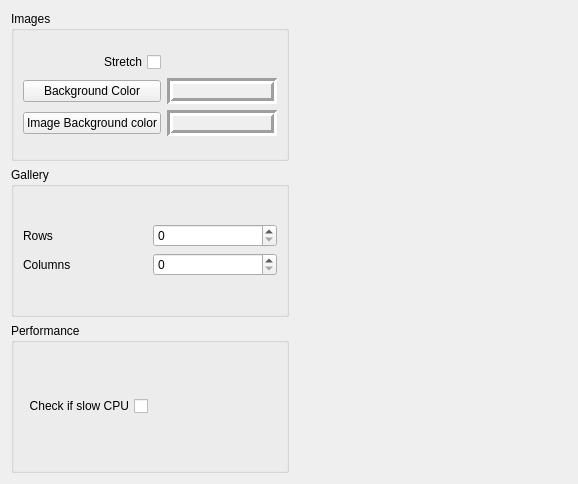
<?xml version="1.0" encoding="UTF-8"?>
<ui version="4.0">
 <class>guiConfig</class>
 <widget class="QWidget" name="guiConfig">
  <property name="geometry">
   <rect>
    <x>0</x>
    <y>0</y>
    <width>578</width>
    <height>484</height>
   </rect>
  </property>
  <property name="windowTitle">
   <string>Form</string>
  </property>
  <layout class="QVBoxLayout" name="verticalLayout_5">
   <item>
    <layout class="QHBoxLayout" name="horizontalLayout_2">
     <item>
      <layout class="QVBoxLayout" name="verticalLayout_3">
       <item>
        <widget class="QGroupBox" name="groupBox_2">
         <property name="title">
          <string>Images</string>
         </property>
         <layout class="QVBoxLayout" name="verticalLayout_2">
          <item>
           <layout class="QGridLayout" name="gridLayout_2">
            <item row="1" column="0">
             <widget class="QPushButton" name="backgroundColorPushButton">
              <property name="text">
               <string>Background Color</string>
              </property>
             </widget>
            </item>
            <item row="0" column="0">
             <widget class="QCheckBox" name="stretchCheckBox">
              <property name="layoutDirection">
               <enum>Qt::RightToLeft</enum>
              </property>
              <property name="text">
               <string>Stretch</string>
              </property>
             </widget>
            </item>
            <item row="2" column="0">
             <widget class="QPushButton" name="imageBackgroundColorPushButton">
              <property name="text">
               <string>Image Background color</string>
              </property>
             </widget>
            </item>
            <item row="1" column="1">
             <widget class="QLabel" name="backGroundColorLabel">
              <property name="minimumSize">
               <size>
                <width>60</width>
                <height>0</height>
               </size>
              </property>
              <property name="autoFillBackground">
               <bool>true</bool>
              </property>
              <property name="frameShape">
               <enum>QFrame::Box</enum>
              </property>
              <property name="frameShadow">
               <enum>QFrame::Sunken</enum>
              </property>
              <property name="lineWidth">
               <number>3</number>
              </property>
              <property name="text">
               <string/>
              </property>
             </widget>
            </item>
            <item row="2" column="1">
             <widget class="QLabel" name="imageBackGroundColorLabel">
              <property name="minimumSize">
               <size>
                <width>60</width>
                <height>0</height>
               </size>
              </property>
              <property name="autoFillBackground">
               <bool>true</bool>
              </property>
              <property name="frameShape">
               <enum>QFrame::Box</enum>
              </property>
              <property name="frameShadow">
               <enum>QFrame::Sunken</enum>
              </property>
              <property name="lineWidth">
               <number>3</number>
              </property>
              <property name="text">
               <string/>
              </property>
             </widget>
            </item>
           </layout>
          </item>
         </layout>
        </widget>
       </item>
       <item>
        <widget class="QGroupBox" name="groupBox">
         <property name="title">
          <string>Gallery</string>
         </property>
         <layout class="QVBoxLayout" name="verticalLayout">
          <item>
           <layout class="QGridLayout" name="gridLayout">
            <item row="0" column="0">
             <widget class="QLabel" name="label">
              <property name="text">
               <string>Rows</string>
              </property>
             </widget>
            </item>
            <item row="1" column="1">
             <widget class="QSpinBox" name="columnsSpinBox"/>
            </item>
            <item row="0" column="1">
             <widget class="QSpinBox" name="rowsSpinBox"/>
            </item>
            <item row="1" column="0">
             <widget class="QLabel" name="label_2">
              <property name="text">
               <string>Columns</string>
              </property>
             </widget>
            </item>
           </layout>
          </item>
         </layout>
        </widget>
       </item>
       <item>
        <widget class="QGroupBox" name="groupBox_3">
         <property name="title">
          <string>Performance</string>
         </property>
         <layout class="QVBoxLayout" name="verticalLayout_4">
          <item>
           <layout class="QHBoxLayout" name="horizontalLayout">
            <item>
             <widget class="QCheckBox" name="slowCPUCheckBox">
              <property name="layoutDirection">
               <enum>Qt::RightToLeft</enum>
              </property>
              <property name="text">
               <string>Check if slow CPU</string>
              </property>
             </widget>
            </item>
            <item>
             <spacer name="horizontalSpacer_2">
              <property name="orientation">
               <enum>Qt::Horizontal</enum>
              </property>
              <property name="sizeHint" stdset="0">
               <size>
                <width>40</width>
                <height>20</height>
               </size>
              </property>
             </spacer>
            </item>
           </layout>
          </item>
         </layout>
        </widget>
       </item>
      </layout>
     </item>
     <item>
      <spacer name="horizontalSpacer">
       <property name="orientation">
        <enum>Qt::Horizontal</enum>
       </property>
       <property name="sizeHint" stdset="0">
        <size>
         <width>40</width>
         <height>20</height>
        </size>
       </property>
      </spacer>
     </item>
    </layout>
   </item>
  </layout>
 </widget>
 <resources/>
 <connections/>
</ui>
